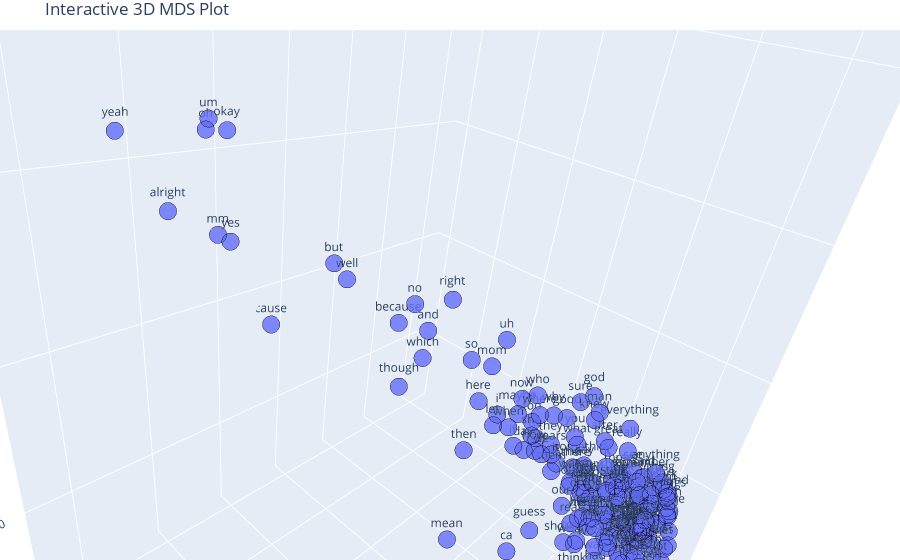

Notebook source saved alongside this figure:
### Code cell
mds_df = pd.DataFrame(mds_coords, columns=["Dim1", "Dim2", "Dim3"])
mds_df["Label"] = labels

 
fig = px.scatter_3d(
    mds_df, x="Dim1", y="Dim2", z="Dim3",
    text="Label",  # adds hover labels
    hover_name="Label",
    title="Interactive 3D MDS Plot",
    opacity=0.8
)

fig.update_traces(marker=dict(size=6, line=dict(width=1, color='black')))
fig.update_layout(margin=dict(l=0, r=0, b=0, t=30))
fig.show()

### Figure 1 — Plotly figure (JSON) as saved in the notebook; plotly's stock layout.template omitted (floating-point values rounded to 4 significant figures; data arrays with more than 128 entries replaced by an {"elided": "..."} marker saying what was removed)
{"data": [{"hovertemplate": "<b>%{hovertext}</b><br><br>Dim1=%{x}<br>Dim2=%{y}<br>Dim3=%{z}<br>Label=%{text}<extra></extra>", "hovertext": {"elided": "193 str values"}, "legendgroup": "", "marker": {"color": "#636efa", "line": {"color": "black", "width": 1}, "opacity": 0.8, "size": 6, "symbol": "circle"}, "mode": "markers+text", "name": "", "scene": "scene", "showlegend": false, "text": {"elided": "193 str values"}, "type": "scatter3d", "x": {"elided": "193 float values"}, "y": {"elided": "193 float values"}, "z": {"elided": "193 float values"}}], "layout": {"autosize": true, "legend": {"tracegroupgap": 0}, "margin": {"b": 0, "l": 0, "r": 0, "t": 30}, "scene": {"aspectmode": "auto", "aspectratio": {"x": 0.8171, "y": 0.9714, "z": 1.26}, "camera": {"center": {"x": 0, "y": 0, "z": 0}, "eye": {"x": 0.5015, "y": -0.7095, "z": 0.4395}, "projection": {"type": "perspective"}, "up": {"x": -0.1021, "y": -0.1084, "z": 0.9888}}, "domain": {"x": [0, 1], "y": [0, 1]}, "xaxis": {"title": {"text": "Dim1"}, "type": "linear"}, "yaxis": {"title": {"text": "Dim2"}, "type": "linear"}, "zaxis": {"title": {"text": "Dim3"}, "type": "linear"}}, "title": {"text": "Interactive 3D MDS Plot"}}}
